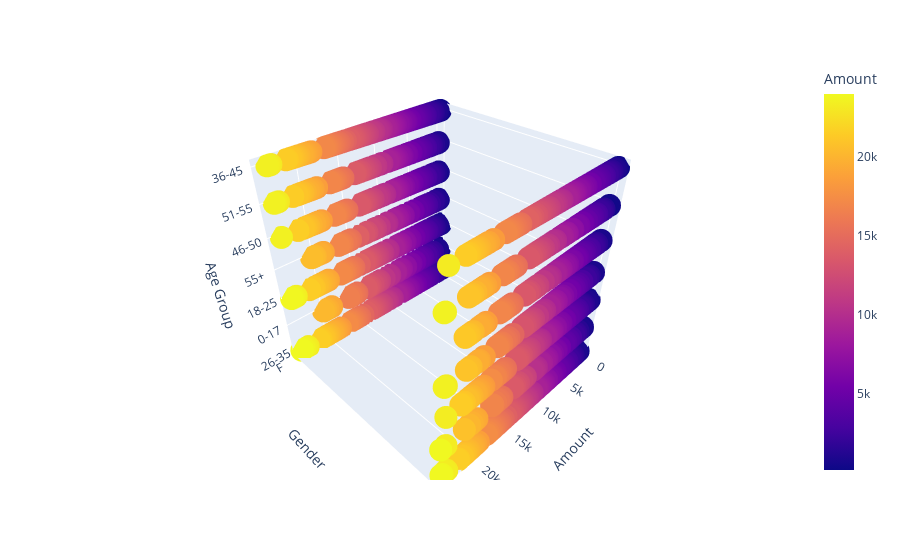

Source (notebook cell):
### Code cell
fig_3d = px.scatter_3d(df, x='Amount',y='Gender', z='Age Group',color='Amount')
fig_3d.show()

### Figure 1 — Plotly figure (JSON) as saved in the notebook; plotly's stock layout.template omitted (floating-point values rounded to 4 significant figures; data arrays with more than 128 entries replaced by an {"elided": "..."} marker saying what was removed)
{"data": [{"hovertemplate": "Amount=%{marker.color}<br>Gender=%{y}<br>Age Group=%{z}<extra></extra>", "legendgroup": "", "marker": {"color": {"elided": "11251 float values"}, "coloraxis": "coloraxis", "symbol": "circle"}, "mode": "markers", "name": "", "scene": "scene", "showlegend": false, "type": "scatter3d", "x": {"elided": "11251 float values"}, "y": {"elided": "11251 str values"}, "z": {"elided": "11251 str values"}}], "layout": {"coloraxis": {"colorbar": {"title": {"text": "Amount"}}, "colorscale": [[0, "#0d0887"], [0.1111, "#46039f"], [0.2222, "#7201a8"], [0.3333, "#9c179e"], [0.4444, "#bd3786"], [0.5556, "#d8576b"], [0.6667, "#ed7953"], [0.7778, "#fb9f3a"], [0.8889, "#fdca26"], [1, "#f0f921"]]}, "legend": {"tracegroupgap": 0}, "margin": {"t": 60}, "scene": {"domain": {"x": [0, 1], "y": [0, 1]}, "xaxis": {"title": {"text": "Amount"}}, "yaxis": {"title": {"text": "Gender"}}, "zaxis": {"title": {"text": "Age Group"}}}}}
